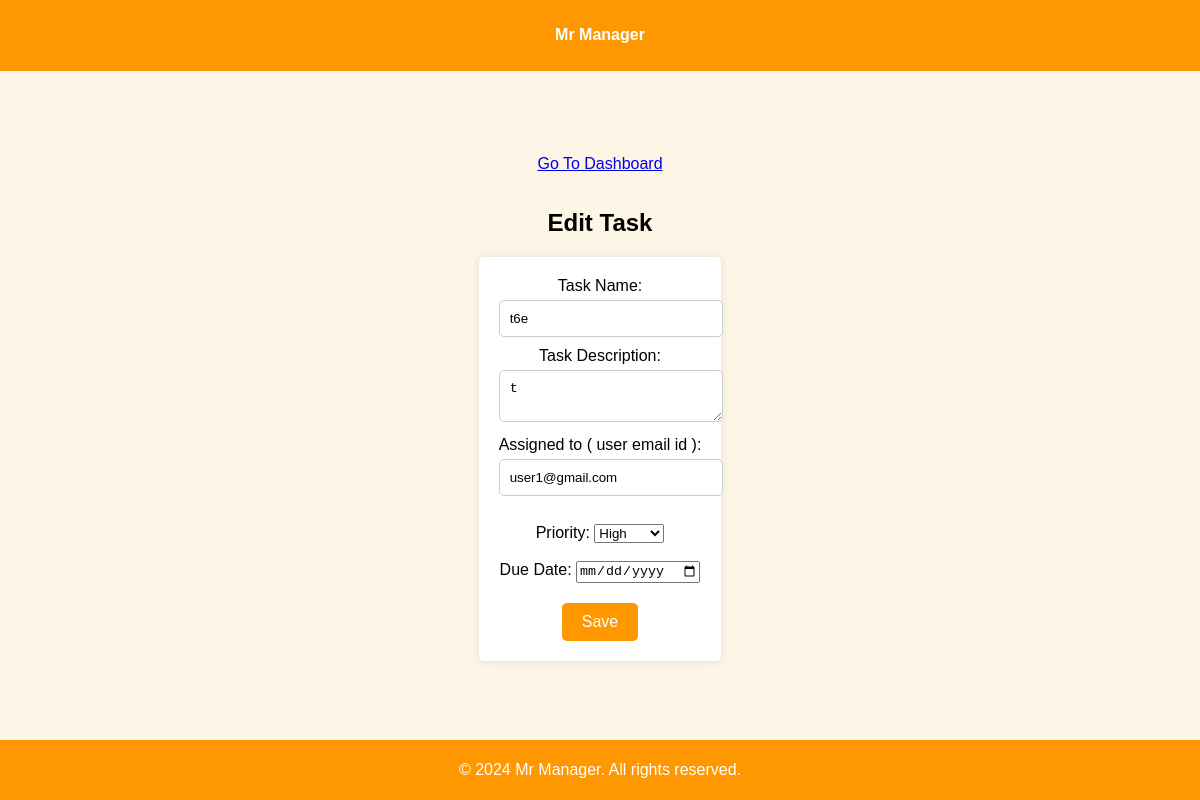
Screenshot of /edit_task/35/ (signed in) with the database file from the repository.
### mr_manager_app/models.py (models this page shows, shortened)
class Task(models.Model):
    task_name = models.CharField(max_length=200)
    task_description = models.TextField()
    created_date = models.DateTimeField(auto_now_add=True)
    created_by = models.ForeignKey(User, related_name='tasks_created', on_delete=models.CASCADE)
    assigned_to = models.EmailField()
    status = models.CharField(max_length=10, default='pending')  # completed or pending
    priority = models.CharField(max_length=10, default="high")
    due_date = models.DateField(default=timezone.now().date())
    completed_date = models.DateField(blank=True, null=True)

### mr_manager_app/views.py (the view, shortened to what this page needs)
# urls.py: path('edit_task/<int:task_id>/', views.editTask, name='edit_task'),
@login_required(login_url='login')
def editTask(request, task_id):
    task = Task.objects.get(id=task_id)
    if task.created_by.username != request.user.username:
        return redirect('dashboard')
    return render(request, 'edit_task.html', {'task' : task})

### mr_manager_app/templates/edit_task.html (shortened to what this page needs)
{% load static %}
<!DOCTYPE html>
<html lang="en">
<head>
    <link rel="stylesheet" href="{% static 'css/add-task-style.css' %}">
</head>
<body>
    <header><h4>Mr Manager</h4></header>
    <div class="content">
        <a href="/dashboard"><p>Go To Dashboard</p></a>
        <h2>Edit Task</h2>
        <form method="post">
            <div class="form-field">
                <label for="id_task_name">Task Name:</label>
                <input type="text" value="{{task.task_name}}" name="task_name" id="id_task_name" required>
            </div>
            <div class="form-field">
                <label for="id_task_description">Task Description:</label>
                <textarea name="task_description" id="id_task_description" required>{{task.task_description}}</textarea>
            </div>
            <div class="form-field">
                <label for="id_assigned_to">Assigned to ( user email id ):</label>
                <input type="email" value="{{task.assigned_to}}" name="assigned_to" id="id_assigned_to" required>
            </div><br>
            <label for="priority">Priority:</label>
<select id="priority" name="priority" class="priority-select">
    <option value="high">High</option>
</select><br><br>
            <label for="due_date">Due Date:</label>
<input type="date" id="due_date" name="due_date" class="date-input"  value="{{ task.due_date }}" min="{{ today }}" required><br>
            <button type="submit" class="button">Save</button>
        </form>
    </div>
    <footer><p>&copy; 2024 Mr Manager. All rights reserved.</p></footer>
</body>
</html>

### static/css/add-task-style.css (style rules this page uses)
body { font-family: Arial, sans-serif; background-color: #fdf5e6; margin: 0; display: flex; flex-direction: column; min-height: 100vh; justify-content: center; align-items: center; }
header, footer { background-color: #ff9800; color: white; text-align: center; padding: 5px 0; width: 100%; position: fixed; }
header { top: 0; }
footer { bottom: 0; }
.content { flex: 1; display: flex; flex-direction: column; justify-content: center; align-items: center; text-align: center; padding: 20px; margin-top: 50px; margin-bottom: 50px; }
form { background-color: #fff; padding: 20px; border-radius: 5px; box-shadow: 0 0 10px rgba(0, 0, 0, 0.1); }
.form-field { margin-bottom: 10px; }
.form-field label { display: block; margin-bottom: 5px; }
.form-field input, .form-field textarea, .form-field select { width: 100%; padding: 10px; border: 1px solid #ccc; border-radius: 5px; }
.button { padding: 10px 20px; border: none; border-radius: 5px; background-color: #ff9800; color: white; font-size: 16px; text-decoration: none; text-align: center; margin-top: 20px; }

### rows the page displays
Task: task_name "t6e", task_description "t", assigned_to "user1@gmail.com"
